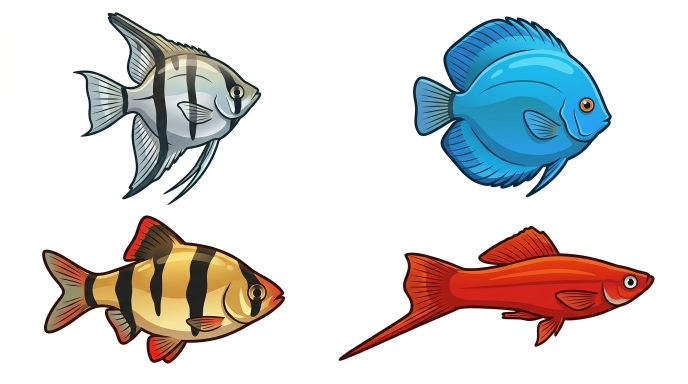
#> input picture assets/fish/raw_sheets/sheet1.jpg, 1376 x 768 px, given in place of sheetF1.jpg, which was not available (shown at 1/2 size)
$ python split_female.py
#> lines starting #> are read from the running program, lines starting #| are printed output that depends on the picture; after the words box and inside, x2 and y2 are one past the last pixel; in counts of white or black regions, pixels touching at a corner belong together
"""Dev-only: cuts Gemini "sticker sheets" of FEMALE fish (raw_sheets/sheetF*.jpg, a white card
with four stickers) into one transparent PNG per fish at assets/fish/<species_id>_f.png.

Unlike split_sheets.py these stickers have a white border and a thin grey outline, which is
removed too: flood the plain white outside, grow that by a few pixels to swallow the outline,
then flood the white ring that was inside the outline up to the animal's own edge.
"""
import os
import sys
from collections import deque
from PIL import Image, ImageFilter

HERE = os.path.dirname(os.path.abspath(__file__))
MAX_DIM = 480
WHITE = 236

# sheet -> (crop box of the card interior, [top-left, top-right, bottom-left, bottom-right])
SHEETS = {
    "sheetF1": ((66, 148, 960, 852), ["guppy", "swordtail", "betta", "molly"]),
    "sheetF2": ((66, 148, 960, 852), ["platy", "ram_cichlid", "boesemani_rainbowfish", "yellow_lab_cichlid"]),
}


def remove_sticker_background(img):
    img = img.convert("RGB")
    w, h = img.size
    data = img.tobytes()
    bright = [min(data[i], data[i + 1], data[i + 2]) for i in range(0, len(data), 3)]
    bg = bytearray(w * h)

    def flood(seeds):
        queue = deque(seeds)
        for idx in seeds:
            bg[idx] = 1
        while queue:
            idx = queue.popleft()
            x, y = idx % w, idx // w
            for nx, ny in ((x + 1, y), (x - 1, y), (x, y + 1), (x, y - 1)):
                if 0 <= nx < w and 0 <= ny < h:
                    n = ny * w + nx
                    if not bg[n] and bright[n] >= WHITE:
                        bg[n] = 1
                        queue.append(n)

    border = [x for x in range(w)] + [(h - 1) * w + x for x in range(w)] + [y * w for y in range(h)] + [y * w + w - 1 for y in range(h)]
    flood([i for i in border if bright[i] >= WHITE])
    # grow the white outside a few pixels so the thin grey outline of the sticker is swallowed
    frontier = [i for i in range(w * h) if bg[i]]
    grown = bytearray(bg)
    layer = frontier
    for _ in range(4):
        nxt = []
        for idx in layer:
            x, y = idx % w, idx // w
            for nx, ny in ((x + 1, y), (x - 1, y), (x, y + 1), (x, y - 1)):
                if 0 <= nx < w and 0 <= ny < h:
                    n = ny * w + nx
                    if not grown[n]:
                        grown[n] = 1
                        nxt.append(n)
        layer = nxt
    bg[:] = grown
    flood([i for i in range(w * h) if bg[i]])
    alpha = Image.frombytes("L", (w, h), bytes(0 if bg[i] else 255 for i in range(w * h)))
    alpha = alpha.filter(ImageFilter.MinFilter(3)).filter(ImageFilter.GaussianBlur(0.8))
    out = img.convert("RGBA")
    out.putalpha(alpha)
    return out


def label_blobs(img):
    w, h = img.size
    alpha = img.getchannel("A").load()
    labels = [0] * (w * h)
    blobs = [None]
    for sy in range(h):
        for sx in range(w):
            if labels[sy * w + sx] or alpha[sx, sy] < 40:
                continue
            label = len(blobs)
            queue = deque([(sx, sy)])
            labels[sy * w + sx] = label
            area = 0
            sum_x = sum_y = 0
            x0 = x1 = sx
            y0 = y1 = sy
            while queue:
                x, y = queue.popleft()
                area += 1
                sum_x += x
                sum_y += y
                x0, x1, y0, y1 = min(x0, x), max(x1, x), min(y0, y), max(y1, y)
                for nx, ny in ((x + 1, y), (x - 1, y), (x, y + 1), (x, y - 1)):
                    if 0 <= nx < w and 0 <= ny < h and not labels[ny * w + nx] and alpha[nx, ny] >= 40:
                        labels[ny * w + nx] = label
                        queue.append((nx, ny))
            blobs.append({"area": area, "box": (x0, y0, x1, y1), "cx": sum_x / area, "cy": sum_y / area})
    return labels, blobs


def split(sheet):
    box, ids = SHEETS[sheet]
    img = remove_sticker_background(Image.open(os.path.join(HERE, "raw_sheets", sheet + ".jpg")).crop(box))
    w, h = img.size
    labels, blobs = label_blobs(img)
    order = sorted(range(1, len(blobs)), key=lambda i: -blobs[i]["area"])[:4]
    quarter = lambda i: (1 if blobs[i]["cx"] > w / 2 else 0) + (2 if blobs[i]["cy"] > h / 2 else 0)
    by_quarter = {quarter(i): i for i in order}
    if len(by_quarter) != 4:
        print("!! animals did not land one per quarter", [quarter(i) for i in order])
        return
    src = img.load()
    for q, species_id in enumerate(ids):
        b = blobs[by_quarter[q]]
        x0, y0, x1, y1 = b["box"]
        pad = 10
        out = Image.new("RGBA", (x1 - x0 + 1 + pad * 2, y1 - y0 + 1 + pad * 2), (255, 255, 255, 0))
        dst = out.load()
        for y in range(y0, y1 + 1):
            for x in range(x0, x1 + 1):
                if labels[y * w + x] == by_quarter[q]:
                    dst[x - x0 + pad, y - y0 + pad] = src[x, y]
        scale = MAX_DIM / max(out.width, out.height)
        out = out.resize((round(out.width * scale), round(out.height * scale)), Image.LANCZOS)
        out.save(os.path.join(HERE, species_id + "_f.png"), "PNG")
        print(f"{sheet} q{q} -> {species_id}_f.png {out.width}x{out.height}")


if __name__ == "__main__":
    for name in (sys.argv[1:] or SHEETS.keys()):
        split(name)
#> in remove_sticker_background, `img = img.convert("RGB")`:
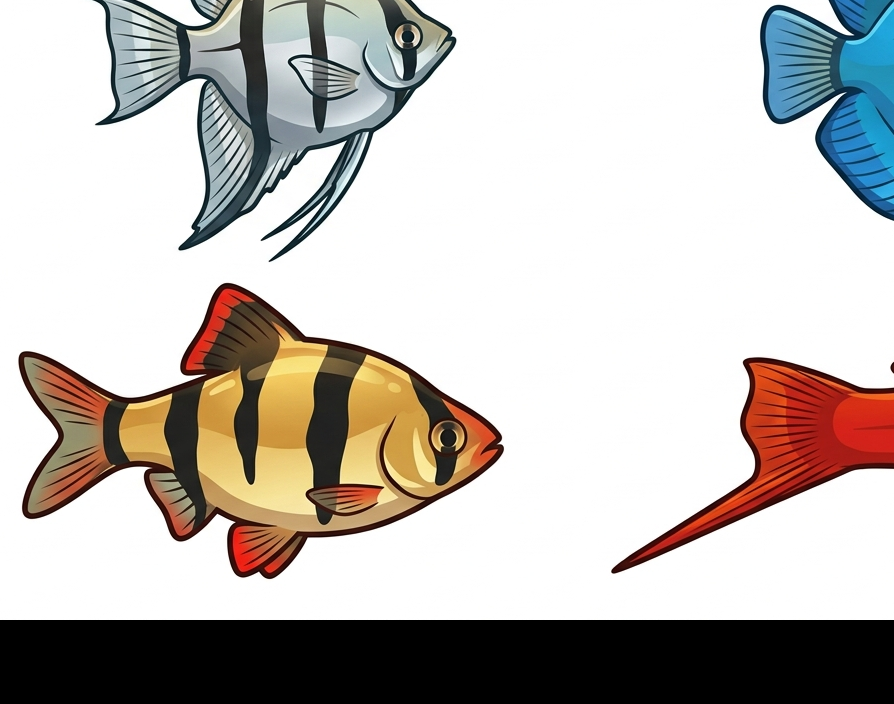
#> img: PIL image 894x704 RGB; mean R, G, B 191.6, 186.6, 182.3
#> in remove_sticker_background, `bright = [min(data[i], data[i + 1], data[i + 2]) for i in range(0, len..`: bright = 629376 items
#> in remove_sticker_background, `frontier = [i for i in range(w * h) if bg[i]]`: frontier = 388405 items
#> in remove_sticker_background, `alpha = Image.frombytes("L", (w, h), bytes(0 if bg[i] else 255 for i i..`:
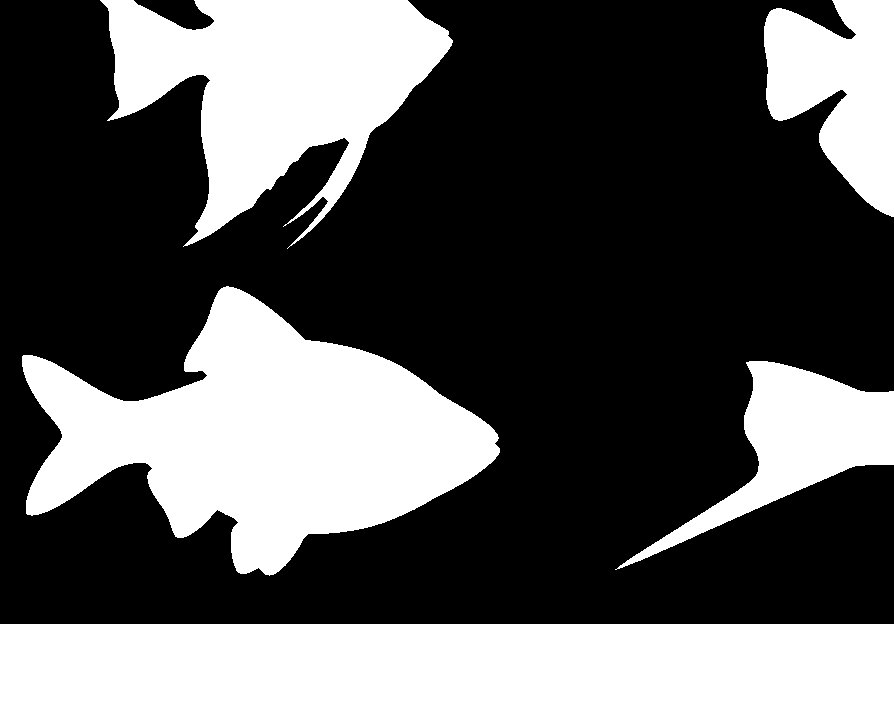
#> alpha: PIL image 894x704 L; 35.4% white; 5 white regions, box (x1, y1, x2, y2) and area: (0, 624, 894, 704) 71520, (22, 286, 500, 576) 69961, (100, 0, 453, 249) 45588, (764, 0, 894, 217) 18252, (615, 361, 894, 570) 17376
#> in remove_sticker_background, `alpha = alpha.filter(ImageFilter.MinFilter(3)).filter(ImageFilter.Gaus..`:
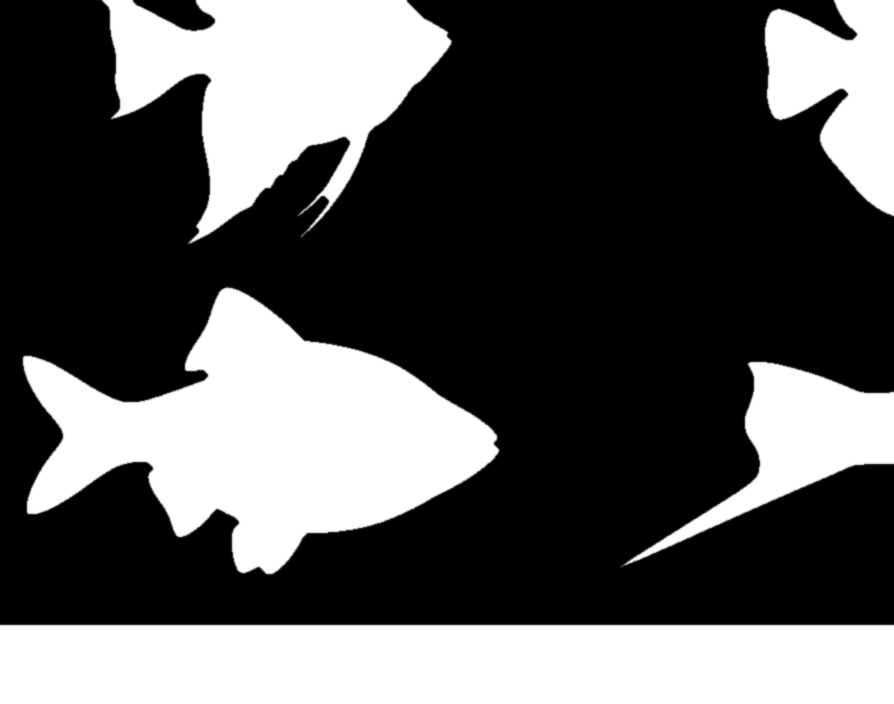
#> alpha: PIL image 894x704 L; min 0, max 255, mean 87.7
#> in remove_sticker_background, `out.putalpha(alpha)`:
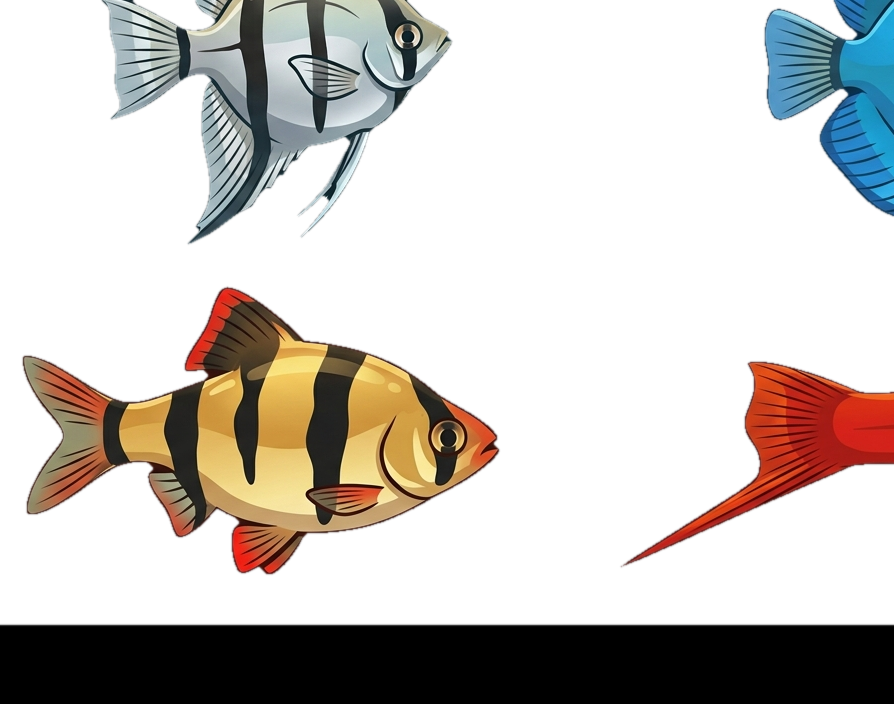
#> out: PIL image 894x704 RGBA; mean R, G, B, A 191.6, 186.6, 182.3, 87.7; transparent parts drawn white
#> in split, `labels, blobs = label_blobs(img)`: labels = 629376 items; blobs = 7 items
#> in split, `order = sorted(range(1, len(blobs)), key=lambda i: -blobs[i]["area"])[..`: order = [6, 3, 1, 2]
#> in split, `by_quarter = {quarter(i): i for i in order}`: by_quarter = {2: 3, 0: 1, 1: 2}
#| !! animals did not land one per quarter [2, 2, 0, 1]
#> pass 2 of the loop `for name in (sys.argv[1:] or SHEETS.keys()):`:
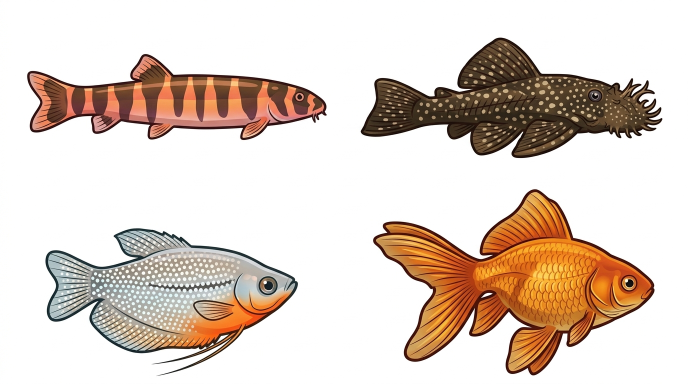
#> input picture assets/fish/raw_sheets/sheet2.jpg, 1376 x 768 px, given in place of sheetF2.jpg, which was not available (shown at 1/2 size)
#> frontier = 359782 items
#> in remove_sticker_background (call 2), `alpha = Image.frombytes("L", (w, h), bytes(0 if bg[i] else 255 for i i..`:
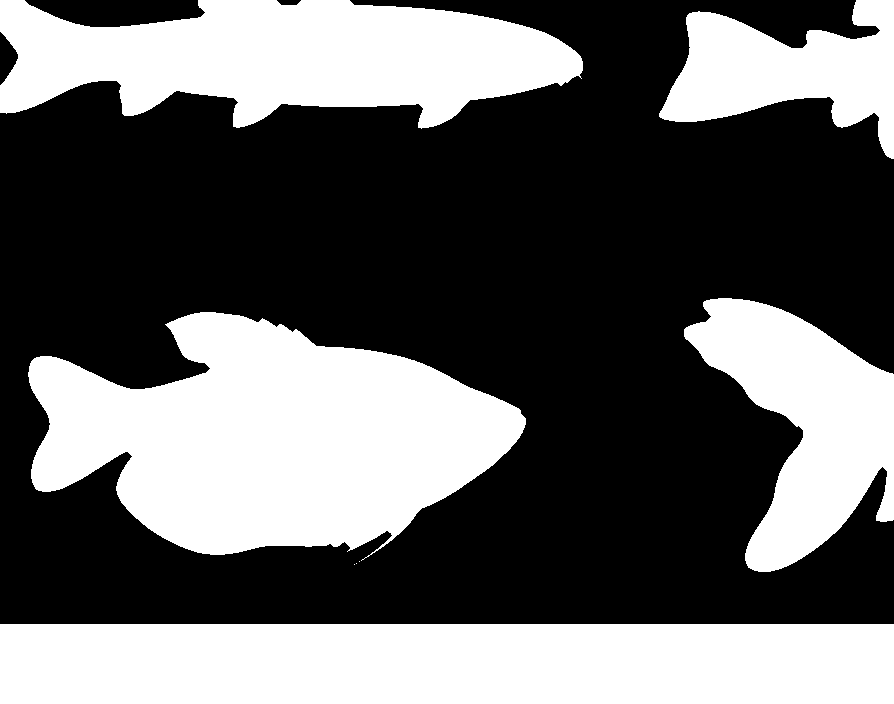
#> alpha: PIL image 894x704 L; 39.6% white; 8 white regions (3 under 20 px), largest, box (x1, y1, x2, y2) and area: (28, 312, 526, 561) 77462, (0, 624, 894, 704) 71520, (0, 0, 583, 129) 50972, (684, 298, 894, 572) 29507, (659, 0, 894, 159) 19602
#> in remove_sticker_background (call 2), `out.putalpha(alpha)`:
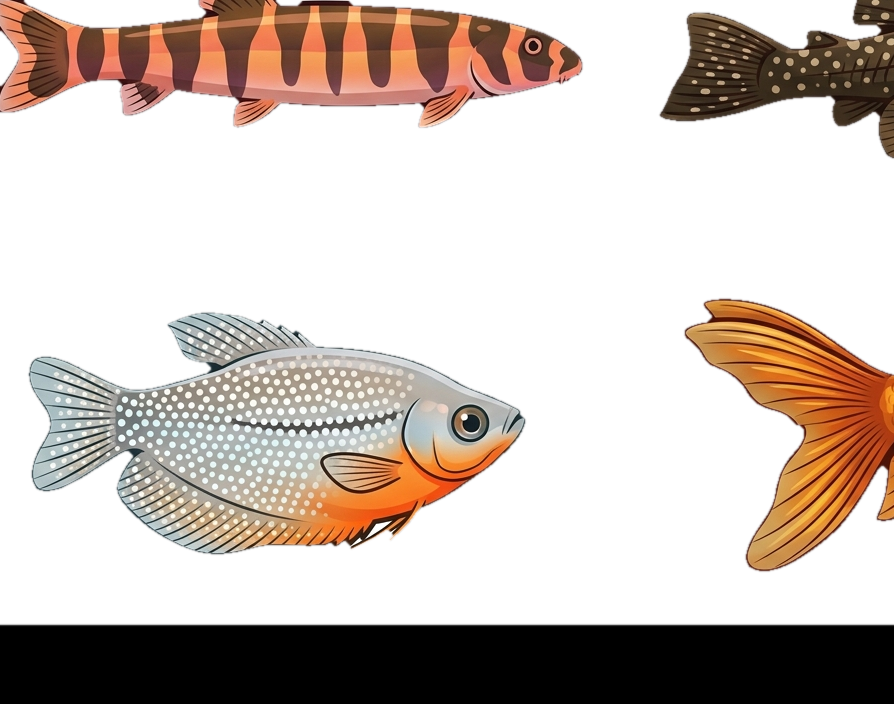
#> out: PIL image 894x704 RGBA; mean R, G, B, A 193.8, 182, 174.7, 98.4; transparent parts drawn white
#| !! animals did not land one per quarter [2, 2, 0, 3]
